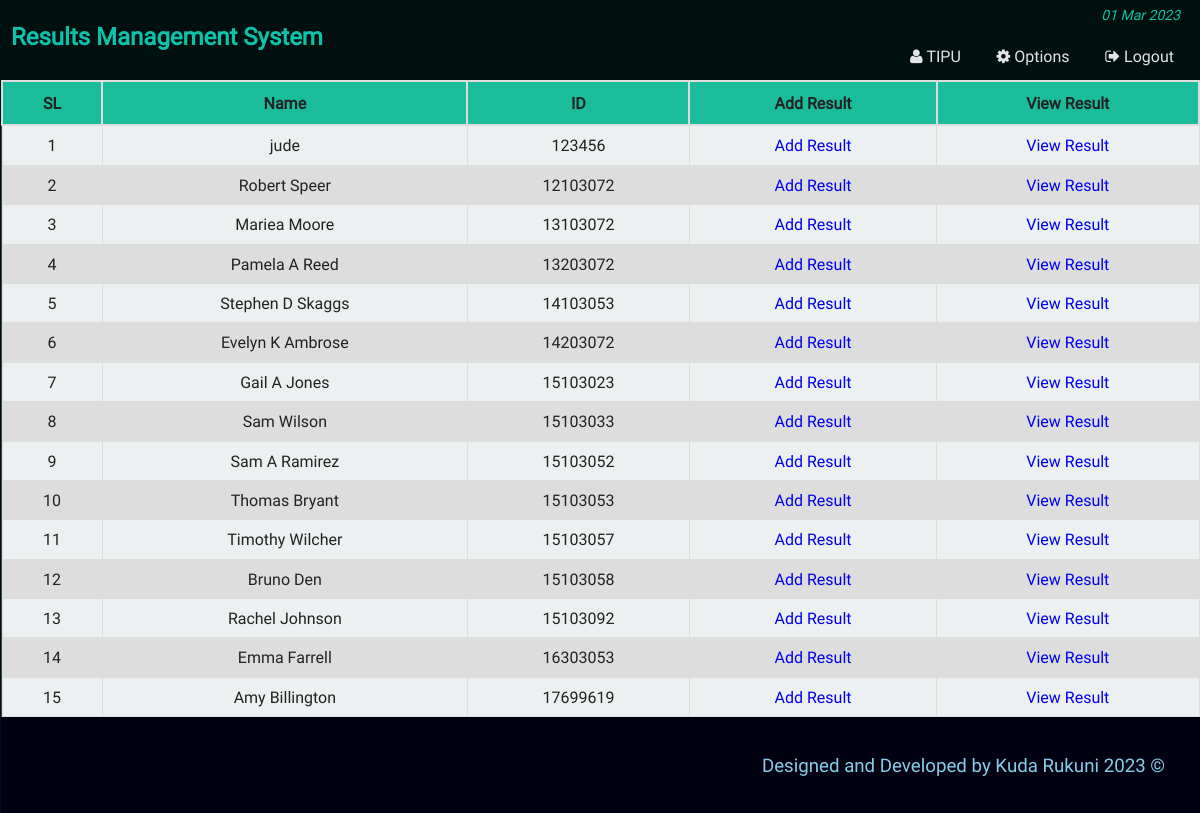
The app's page /st_result.php (signed in) with its own data.
### tables this page shows
CREATE TABLE `st_info` (
  `st_id` int(11) NOT NULL,
  `name` varchar(100) NOT NULL,
  `password` varchar(32) NOT NULL,
  `email` varchar(50) NOT NULL,
  `bday` date NOT NULL,
  `program` varchar(10) NOT NULL,
  `contact` varchar(20) NOT NULL,
  `gender` varchar(10) NOT NULL,
  `address` varchar(255) NOT NULL,
  `img` varchar(255) DEFAULT NULL
);

### php/functions.php (called while the page is built, shortened)
<?php
class login_registration_class{
	public function get_all_student(){
		global $conn;
		$sql = "select * from st_info order by st_id ASC";
		$query = $conn->query($sql);
		return $query;
	}
};
?>

### st_result.php (the view, shortened to what this page needs)
<?php
	require "php/config.php";
	require_once "php/functions.php";
	$user = new login_registration_class();
?>
<?php
	include "php/headertop_admin.php";
?>
<div class="all_student fix">
	<table class="tab_one" style="text-align:center;">
		<tr>
			<th style="text-align:center;">SL</th>
			<th style="text-align:center;">Name</th>
			<th style="text-align:center;">ID</th>
			<th style="text-align:center;">Add Result</th>
			<th style="text-align:center;">View Result</th>
		</tr>
		<?php
			$i=0;
			$alluser = $user->get_all_student();
			while($rows = $alluser->fetch_assoc()){
			$i++;
		?>
		<tr>
			<td><?php echo $i;?></td>
			<td><?php echo $rows['name'];?></td>
			<td><?php echo $rows['st_id'];?></td>
			<td><a href="add_result.php?ar=<?php echo $rows['st_id']; ?>&vn=<?php echo $rows['name'];?>">Add Result</a></td>
			<td><a href="view_result.php?vr=<?php echo $rows['st_id']; ?>&vn=<?php echo $rows['name'];?>">View Result</a></td>
		</tr>
		<?php } ?>
	</table>
</div>
<?php include "php/footerbottom.php";?>

### css/main.css (style rules this page uses)
html { color: #222; font-size: 1em; line-height: 1.4; }
a { text-decoration:none; }
.fix { overflow:hidden; }
body { font-family:roboto !important; background: #00100fbf url(../img/ptrn.png) repeat fixed; }
.st_reg th, td { padding: 8px; }
table.tab_one { width:100%; }
table.tab_one th { background:#1abc9c; padding:10px; font-weight:bold; text-align:left; }
table.tab_one td { border:1px solid #ddd; padding:8px; }
table.tab_one td a { text-decoration:none; }
table.tab_one tr:nth-child(odd) { background:#ddd; }
table.tab_one tr:nth-child(even) { background:#ecf0f1; }
.all_student { min-height:450px; }
table.att_tab tr,td,th { border:2px solid #ddd; border-collapse:collapse; padding:8px; }

### records on screen
st_info: name "jude", st_id "123456"
st_info: name "Robert Speer", st_id "12103072"
st_info: name "Mariea Moore", st_id "13103072"
st_info: name "Pamela A Reed", st_id "13203072"
st_info: name "Stephen D Skaggs", st_id "14103053"
st_info: name "Evelyn K Ambrose", st_id "14203072"
st_info: name "Gail A Jones", st_id "15103023"
st_info: name "Sam Wilson", st_id "15103033"
st_info: name "Sam A Ramirez", st_id "15103052"
st_info: name "Thomas Bryant", st_id "15103053"
st_info: name "Timothy Wilcher", st_id "15103057"
st_info: name "Bruno Den", st_id "15103058"
st_info: name "Rachel Johnson", st_id "15103092"
st_info: name "Emma Farrell", st_id "16303053"
st_info: name "Amy Billington", st_id "17699619"

### other values on screen
$admin_name "TIPU"
